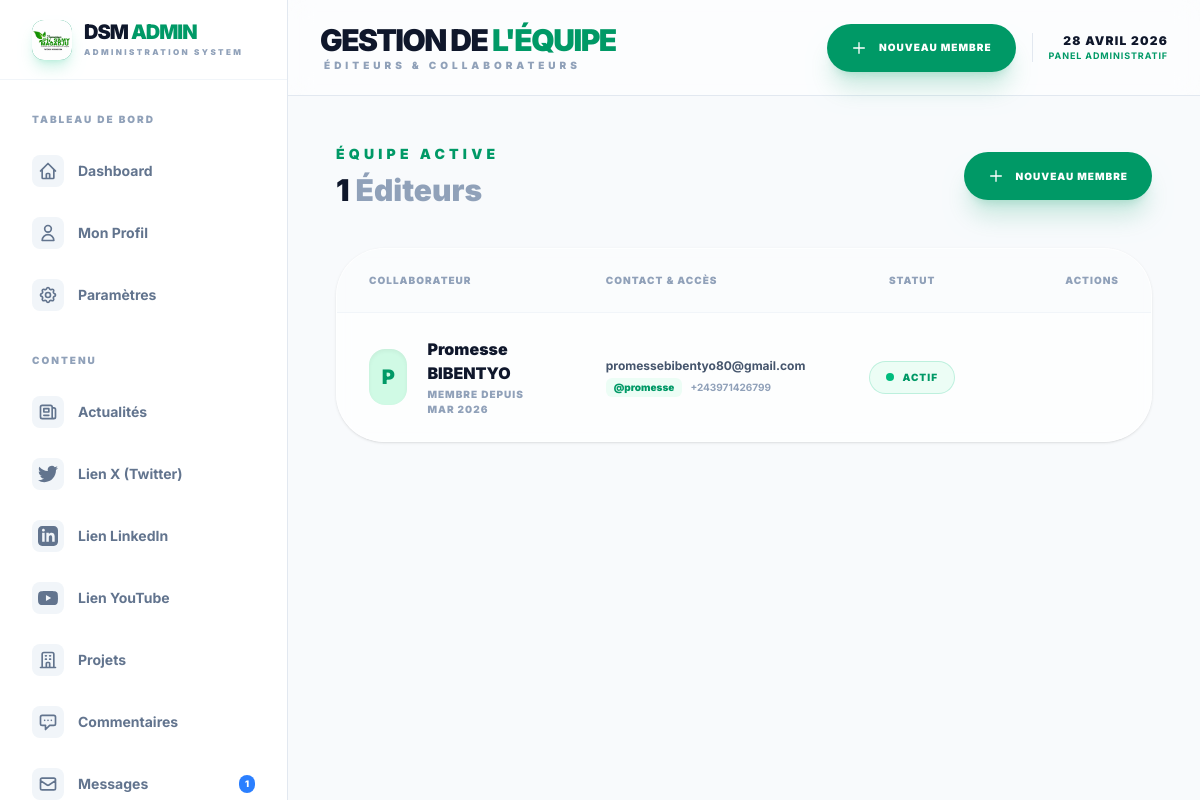
The app's page /admin/editors.php (signed in), older data.
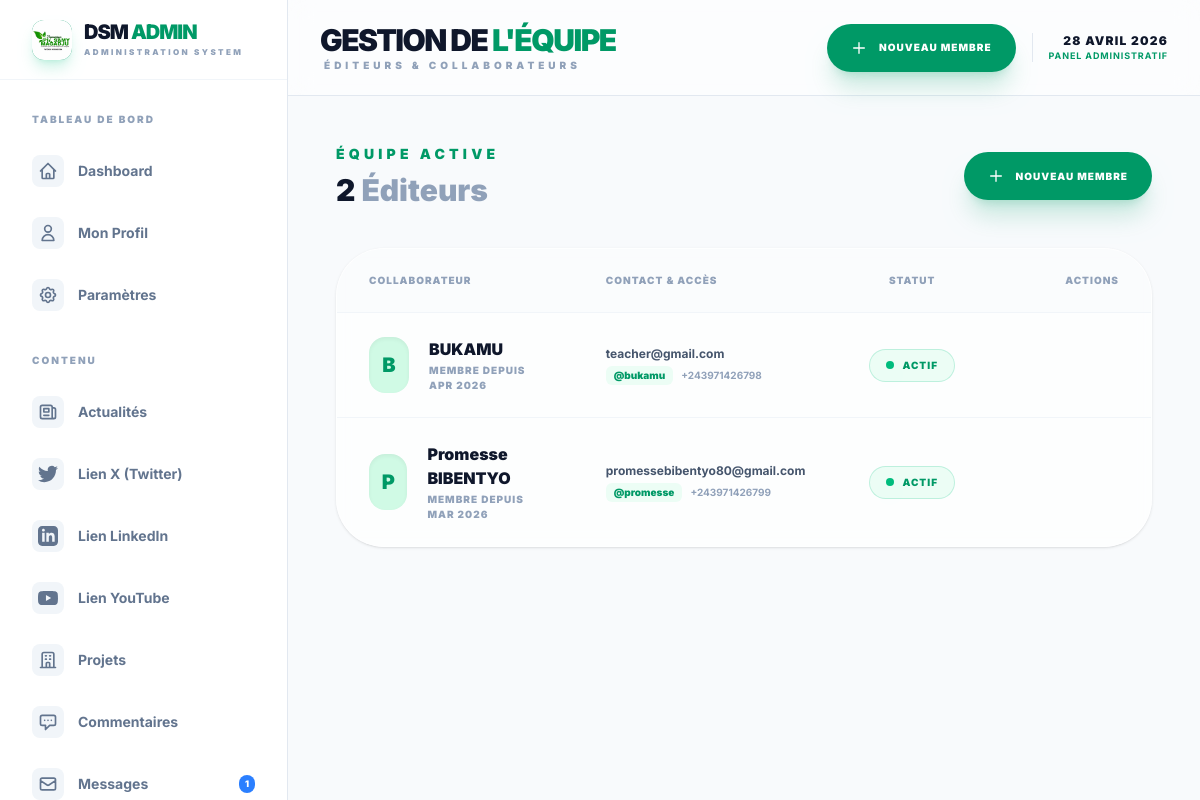
The same page, newer data.
### tables this page shows
CREATE TABLE `users` (
  `id` int(11) NOT NULL,
  `username` varchar(50) NOT NULL,
  `password` varchar(255) NOT NULL,
  `full_name` varchar(100) DEFAULT NULL,
  `email` varchar(150) DEFAULT NULL,
  `phone` varchar(20) DEFAULT NULL,
  `avatar` varchar(255) DEFAULT NULL,
  `role` enum('Admin','Superadmin','Editor') DEFAULT 'Editor',
  `status` tinyint(1) DEFAULT 1,
  `last_login` datetime DEFAULT NULL,
  `created_at` timestamp NOT NULL DEFAULT current_timestamp()
);

### config/router.php (called while the page is built, shortened)
<?php
require_once __DIR__ . '/no-composer-lib.php';
$hashids = new SimpleHashids(
    'DSM_SECURE_K3y_9z7x4v2b1n6m8QW3R5T7Y9U2I4O6P8A0S2D4F6G8H0J2K4L6Z8X0C2V4B6N8M',
    8,
    'abcdefghijklmnopqrstuvwxyzABCDEFGHIJKLMNOPQRSTUVWXYZ0123456789-_'
);

### config/no-composer-lib.php (called while the page is built, shortened)
<?php
class SimpleHashids {
    private $alphabet = 'abcdefghijklmnopqrstuvwxyzABCDEFGHIJKLMNOPQRSTUVWXYZ0123456789-_';
    private $salt = 'DSM_DEFAULT_SALT';
    private $minLength = 8;
    public function __construct($salt = '', $minLength = 0, $alphabet = '') {
        if ($salt) $this->salt = $salt;
        if ($minLength) $this->minLength = $minLength;
        if ($alphabet) $this->alphabet = $alphabet;
    }
    public function encode($id) {
        $id = (int)$id;
        $alphabet = $this->alphabet;
        $len = strlen($alphabet);
        $hash = '';
        $id = $id + hexdec(substr(md5($this->salt), 0, 4));
        while ($id > 0) {
            $hash = $alphabet[$id % $len] . $hash;
            $id = floor($id / $len);
        }
        return str_pad($hash, $this->minLength, '0', STR_PAD_LEFT);
    }
}

### admin/editors.php (the view, shortened to what the rows shown need)
<?php
require_once __DIR__ . '/../config/router.php';
$pdo = getDBConnection();
$editors = $pdo->query("SELECT * FROM users WHERE role = 'Editor' ORDER BY created_at DESC")->fetchAll();
$edit_editor = null;
?>
<!DOCTYPE html>
<html lang="fr">
<head>
    <link rel="stylesheet" href="<?php echo SITE_URL; ?>/dist/output.css">
</head>
<body class="bg-slate-50 dark:bg-slate-950 flex transition-colors duration-300 min-h-screen font-inter">
    <main class="flex-1 lg:ml-72 flex flex-col min-w-0 overflow-hidden">
        <header class="h-24 flex items-center justify-between px-8 bg-white/50 dark:bg-slate-900/50 backdrop-blur-md sticky top-0 z-40 border-b border-slate-200 dark:border-slate-800/50">
            <div>
                <h1 class="text-3xl font-black text-slate-900 dark:text-white uppercase tracking-tighter">Gestion de <span class="text-emerald-600">l'Équipe</span></h1>
            </div>
        </header>
        <div class="p-8 lg:p-12 animate-fade-in">
            <?php if (isset($_GET['add']) || $edit_editor): ?>
                <div class="max-w-4xl mx-auto space-y-8">
                    <div class="flex items-center justify-between mb-8">
                        <a href="utilisateurs" class="group flex items-center gap-3 px-6 py-3 rounded-2xl bg-white dark:bg-slate-900 text-slate-500 hover:text-emerald-600 border border-slate-200 dark:border-slate-800 transition-all">
                            <svg class="w-5 h-5 group-hover:-translate-x-1 transition-transform" fill="none" stroke="currentColor" viewBox="0 0 24 24"><path stroke-linecap="round" stroke-linejoin="round" stroke-width="2" d="M10 19l-7-7m0 0l7-7m-7 7h18"/></svg>
                            <span class="text-[10px] font-black uppercase tracking-widest">Retour à la liste</span>
                        </a>
                        <div class="text-right">
                            <span class="text-[10px] font-black text-emerald-600 uppercase tracking-[0.4em] block mb-1">Configuration</span>
                            <h2 class="text-2xl font-black text-slate-900 dark:text-white tracking-tighter uppercase"><?php echo $edit_editor ? 'Édition Profil' : 'Nouveau Membre'; ?></h2>
                        </div>
                    </div>
                    <form method="POST" id="userForm" class="space-y-8">
                        <input type="hidden" name="editor_id" value="<?php echo $edit_editor['id'] ?? ''; ?>">
                        <div class="bg-white dark:bg-slate-900 p-10 rounded-[3rem] shadow-sm border border-slate-200 dark:border-slate-800 text-center relative overflow-hidden group">
                            <div class="absolute inset-0 bg-gradient-to-br from-emerald-500/5 to-transparent opacity-0 group-hover:opacity-100 transition-opacity"></div>
                            <div class="relative w-32 h-32 mx-auto mb-6">
                                <div class="w-full h-full rounded-[2.5rem] bg-emerald-100 dark:bg-emerald-900/30 flex items-center justify-center text-4xl font-black text-emerald-600 border-4 border-white dark:border-slate-800 shadow-xl">
                                    <?php echo strtoupper(substr($edit_editor['full_name'] ?? 'N', 0, 1)); ?>
                                </div>
                            </div>
                            <h2 class="text-2xl font-black text-slate-900 dark:text-white"><?php echo htmlspecialchars($edit_editor['full_name'] ?? 'Nouveau Membre'); ?></h2>
                            <p class="text-[10px] font-black text-emerald-600 uppercase tracking-widest mt-1">Éditeur DSM</p>
                        </div>
                        <div class="bg-white dark:bg-slate-900 p-10 rounded-[3rem] shadow-sm border border-slate-200 dark:border-slate-800 space-y-8">
                            <div class="grid grid-cols-1 md:grid-cols-2 gap-8">
                                <div class="space-y-3">
                                    <label class="text-[10px] font-black text-slate-400 uppercase tracking-[0.3em] ml-2">Nom Complet</label>
                                    <input type="text" name="full_name" required value="<?php echo htmlspecialchars($edit_editor['full_name'] ?? ''); ?>" placeholder="Jean Dupont"
                                           class="block w-full px-8 py-4 bg-slate-50 dark:bg-slate-800 border-none rounded-2xl focus:ring-4 focus:ring-emerald-500/10 transition-all dark:text-white font-bold text-sm">
                                </div>
                                <div class="space-y-3">
                                    <label class="text-[10px] font-black text-slate-400 uppercase tracking-[0.3em] ml-2">Identifiant (Username)</label>
                                    <input type="text" name="username" required value="<?php echo htmlspecialchars($edit_editor['username'] ?? ''); ?>" placeholder="jdupont"
                                           class="block w-full px-8 py-4 bg-slate-50 dark:bg-slate-800 border-none rounded-2xl focus:ring-4 focus:ring-emerald-500/10 transition-all dark:text-white font-bold text-sm">
                                </div>
                            </div>
                            <div class="grid grid-cols-1 md:grid-cols-2 gap-8">
                                <div class="space-y-3">
                                    <label class="text-[10px] font-black text-slate-400 uppercase tracking-[0.3em] ml-2">E-mail Professionnel</label>
                                    <input type="email" name="email" required value="<?php echo htmlspecialchars($edit_editor['email'] ?? ''); ?>" placeholder="jean@dsm.com"
                                           class="block w-full px-8 py-4 bg-slate-50 dark:bg-slate-800 border-none rounded-2xl focus:ring-4 focus:ring-emerald-500/10 transition-all dark:text-white font-bold text-sm">
                                </div>
                                <div class="space-y-3">
                                    <label class="text-[10px] font-black text-slate-400 uppercase tracking-[0.3em] ml-2">Téléphone</label>
                                    <input type="text" name="phone" value="<?php echo htmlspecialchars($edit_editor['phone'] ?? ''); ?>" placeholder="+243..."
                                           class="block w-full px-8 py-4 bg-slate-50 dark:bg-slate-800 border-none rounded-2xl focus:ring-4 focus:ring-emerald-500/10 transition-all dark:text-white font-bold text-sm">
                                </div>
                            </div>
                            <div class="pt-4 border-t border-slate-100 dark:border-slate-800/50 space-y-3">
                                <label class="text-[10px] font-black text-slate-400 uppercase tracking-[0.3em] ml-2">Mot de passe <?php echo $edit_editor ? '(Laissez vide pour conserver)' : ''; ?></label>
                                <div class="relative group">
                                    <input type="password" name="password" id="password_input" <?php echo $edit_editor ? '' : 'required'; ?> placeholder="••••••••"
                                           class="block w-full px-8 py-4 bg-slate-50 dark:bg-slate-800 border-none rounded-2xl focus:ring-4 focus:ring-emerald-500/10 transition-all dark:text-white font-bold text-sm">
                                    <button type="button" onclick="generatePassword()" class="absolute right-3 top-1/2 -translate-y-1/2 w-10 h-10 rounded-xl bg-white dark:bg-slate-900 border border-slate-200 dark:border-slate-800 flex items-center justify-center text-slate-400 hover:text-emerald-600 hover:border-emerald-600 transition-all shadow-sm" title="Générer">
                                        <svg class="w-5 h-5" fill="none" stroke="currentColor" viewBox="0 0 24 24"><path stroke-linecap="round" stroke-linejoin="round" stroke-width="2" d="M15 7a2 2 0 012 2m4 0a6 6 0 01-7.743 5.743L11 17H9v2H7v2H4a1 1 0 01-1-1v-2.586a1 1 0 01.293-.707l5.964-5.964A6 6 0 1121 9z"/></svg>
                                    </button>
                                </div>
                            </div>
                            <div class="flex items-center justify-end gap-4 pt-4">
                                <a href="utilisateurs" class="px-8 py-5 text-slate-400 font-black uppercase tracking-widest text-[10px] hover:text-rose-600 transition-all">
                                    Annuler
                                </a>
                                <button type="submit" class="bg-emerald-600 hover:bg-emerald-700 text-white px-10 py-5 rounded-[2rem] font-black uppercase tracking-widest text-[10px] shadow-xl shadow-emerald-600/20 hover:-translate-y-1 transition-all">
                                    <?php echo $edit_editor ? 'Mettre à jour le membre' : 'Enregistrer le membre'; ?>
                                </button>
                            </div>
                        </div>
                    </form>
                </div>
            <?php else: ?>
                <div class="grid grid-cols-1 gap-12">
                    <div class="col-span-1">
                        <div class="mb-10 flex items-center justify-between">
                            <div>
                                <h2 class="text-sm font-black uppercase tracking-[0.3em] text-emerald-600 mb-2">Équipe active</h2>
                            </div>
                        </div>
                        <div class="glass-panel rounded-[3rem] shadow-sm overflow-hidden overflow-x-auto">
                            <table class="w-full text-left border-collapse">
                                <thead>
                                    <tr class="bg-slate-50/50 dark:bg-slate-800/20 border-b border-slate-100 dark:border-slate-800/50">
                                        <th class="px-8 py-6 text-[10px] font-black text-slate-400 uppercase tracking-widest">Collaborateur</th>
                                        <th class="px-8 py-6 text-[10px] font-black text-slate-400 uppercase tracking-widest hidden md:table-cell">Contact & Accès</th>
                                        <th class="px-8 py-6 text-[10px] font-black text-slate-400 uppercase tracking-widest text-center">Statut</th>
                                        <th class="px-8 py-6 text-[10px] font-black text-slate-400 uppercase tracking-widest text-right">Actions</th>
                                    </tr>
                                </thead>
                                <tbody class="divide-y divide-slate-100 dark:divide-slate-800/50">
                                    <?php foreach ($editors as $ed): ?>
                                        <tr class="hover:bg-emerald-50/10 dark:hover:bg-emerald-900/5 transition-all group">
                                            <td class="px-8 py-6">
                                                <div class="flex items-center gap-5">
                                                    <div class="w-14 h-14 rounded-2xl bg-emerald-100 dark:bg-emerald-900/30 flex items-center justify-center text-emerald-600 dark:text-emerald-400 font-black text-xl shadow-inner group-hover:scale-110 transition-transform duration-500">
                                                        <?php echo substr($ed['full_name'], 0, 1); ?>
                                                    </div>
                                                    <div class="flex flex-col">
                                                        <span class="text-base font-black text-slate-900 dark:text-white group-hover:text-emerald-600 transition-colors"><?php echo htmlspecialchars($ed['full_name']); ?></span>
                                                        <span class="text-[10px] text-slate-400 font-black uppercase tracking-widest mt-0.5">Membre depuis <?php echo date('M Y', strtotime($ed['created_at'])); ?></span>
                                                    </div>
                                                </div>
                                            </td>
                                            <td class="px-8 py-6 hidden md:table-cell">
                                                <div class="flex flex-col gap-1">
                                                    <span class="text-xs font-bold text-slate-600 dark:text-slate-300"><?php echo htmlspecialchars($ed['email']); ?></span>
                                                    <div class="flex items-center gap-2">
                                                        <span class="text-[10px] font-black text-emerald-600 lowercase bg-emerald-50 dark:bg-emerald-900/20 px-2 py-0.5 rounded-md">@<?php echo htmlspecialchars($ed['username']); ?></span>
                                                        <span class="text-[10px] font-bold text-slate-400"><?php echo htmlspecialchars($ed['phone']); ?></span>
                                                    </div>
                                                </div>
                                            </td>
                                            <td class="px-8 py-6 text-center">
                                                <a href="?toggle=<?php echo $hashids->encode($ed['id']); ?>" class="inline-flex items-center gap-2 px-4 py-2 rounded-full border transition-all <?php echo ($ed['status'] ?? 1) ? 'bg-emerald-50 dark:bg-emerald-900/20 border-emerald-500/20 text-emerald-600' : 'bg-rose-50 dark:bg-rose-900/10 border-rose-500/10 text-rose-500'; ?>">
                                                    <div class="w-2 h-2 rounded-full <?php echo ($ed['status'] ?? 1) ? 'bg-emerald-500 shadow-lg shadow-emerald-500/50 animate-pulse' : 'bg-rose-500'; ?>"></div>
                                                    <span class="text-[10px] font-black uppercase tracking-widest"><?php echo ($ed['status'] ?? 1) ? 'Actif' : 'Désactivé'; ?></span>
                                                </a>
                                            </td>
                                            <td class="px-8 py-6 text-right whitespace-nowrap">
                                            </td>
                                        </tr>
                                    <?php endforeach; ?>
                                </tbody>
                            </table>
                        </div>
                    </div>
                </div>
            <?php endif; ?>
        </div>
    </main>
</body>
</html>

Row changes from the older to the newer data that the page shows:
added users: full_name "B", full_name "BUKAMU", created_at "APR 2026", email "teacher@gmail.com", username "bukamu", phone "+243971426798", status 1 (drawn)
Text that changed along with them:
count($editors): "1" → "2"
